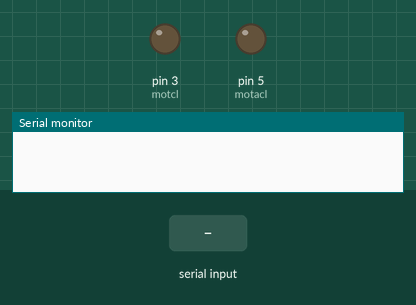
This sketch was run on a simulated Arduino Uno, built with avr-gcc and run on an emulated ATmega328P. On the bench: output pins drawn as LEDs (lit = HIGH), the last lines printed to the serial monitor. Inputs (shaded band) come from the test bench.

Above: at 2.2 s.
2.3 s: "1\n" received over the second serial link
At 3.5 s:
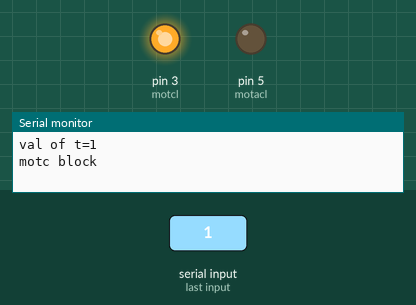
Timing chart, 0 to 8.8 s (numbered marks = the images above; inputs shaded):
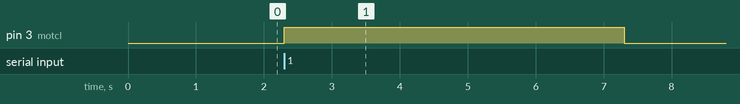

Measured:
- after the input at 2.3 s, pin 3 (motcl): LOW → HIGH at once, → LOW 5.0 s later

The sketch:

bluetooth.ino
```cpp
#include<SoftwareSerial.h>//to include software serial class file
//void send_to_mobile();//prototype
//void send_from_mobile();//prototype
void motc();
void mota();
void motoff();
int t;
char i;
int motcl=3;
int motacl=5;
SoftwareSerial mySerial(9,10);//to make pin 9,10 as Rx,Tx respectively for serial communication between bluetooh module and arduino
void setup()
{
  motoff();
  Serial.begin(9600);//baud rate  between serial moniter and arduino serial ports 0,1
  mySerial.begin(9600);//baud rate  between bluetooh and arduino serial ports 9,10
  delay(1000);
  pinMode(motcl,OUTPUT);
   pinMode(motacl,OUTPUT);
  }
  void loop()
  {
    if(mySerial.available()>0)// check if serial data is available at pin 0 from serial moniter
    {
      t=mySerial.read();
      mySerial.flush();
      t=t-48;
      Serial.print("val of t=");
      Serial.println(t);
      switch(t)//reads the data 1 byte at a time and than use for switch case
    {
      case 1:
     motc();
     delay(5000);
     mySerial.println("moter is on as text message is recived on mobile");
     delay(5000);
     break;
     case 2:
     mota();
     delay(5000);
     mySerial.println("moter is off as text message is recived on mobile");
     delay(5000);
     break;
     default :
     motoff();
     delay(5000);
     mySerial.println("invalid input");
     delay(5000);
     break ;
    }}}
        void motc()
        {
          Serial.println("motc block");
          analogWrite(motcl,255);
          analogWrite(motacl,0);
          delay(5000);
          motoff();
          }
          void mota()
        {
          Serial.println("mota block");
          analogWrite(motcl,0);
          analogWrite(motacl,255);
          delay(5000);
          motoff();
          }
          void motoff()
        {
          Serial.println("motoff block");
          analogWrite(motcl,0);
          analogWrite(motacl,0);

          }
```
